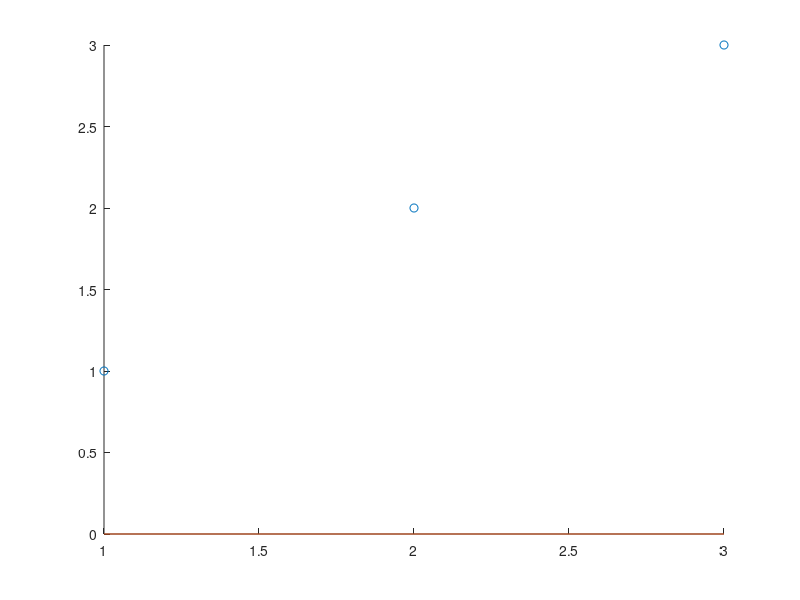

Source code (MATLAB): (Note: this script raises an error after producing the figure.)

% Training data
X = [1,2,3];
Y = [1,2,3];

hold on
plot(X,Y,'o')

h_theta = inline('theta_1 * x', 'theta_1', 'x');

theta_1 = 00;

Y_guess = h_theta(theta_1,X);

plot(X,Y_guess)
J = 1/2/size(X,2)*sum((Y_guess - Y).^2);


J_new = inline('1/2/size(X,2) * sum( ((theta_1 * X) - Y).^2)','X','Y','theta_1');

J_new(X,Y,0)

J = 1/2/size(X,2) * sum( ((theta_1 * X) - Y).^2)

theta_guess = [-3:0.2:3];

plot(J_new(X,Y,theta_guess), theta_guess)

arrayfun(J_new(X,Y,theta_guess),theta_gess)



